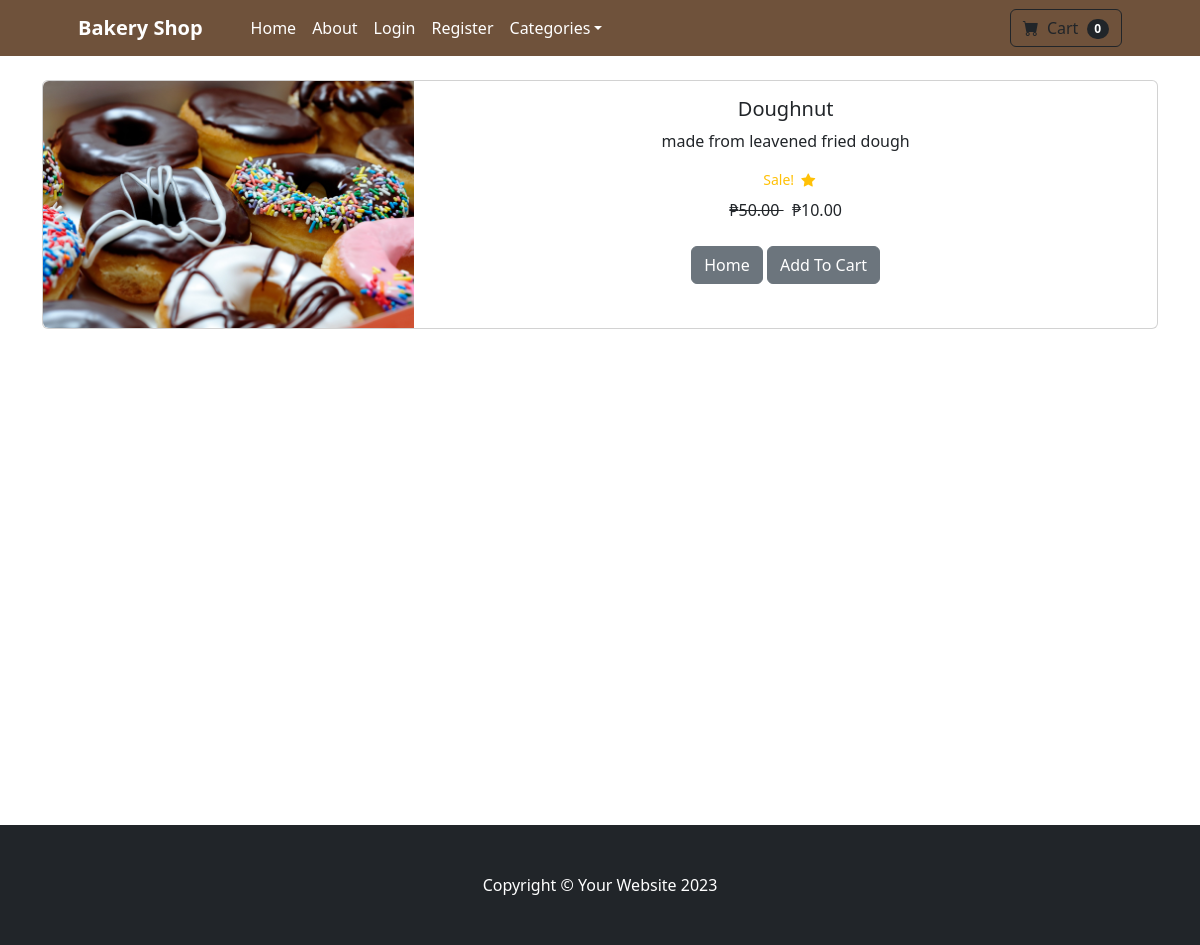
The app's page /product/4 with its own data.
### shop/models.py (models this page shows, shortened)
class BaseModel(models.Model):
    created_at = models.DateTimeField(auto_now_add=True, db_index=True)
    updated_at = models.DateTimeField(auto_now=True)
    class Meta:
        abstract = True

class Product(BaseModel):
    name = models.CharField(max_length=100)
    price = models.DecimalField(default=0, decimal_places=2, max_digits=6)
    category = models.ForeignKey(Category, on_delete=models.CASCADE, default=1)
    description = models.CharField(max_length=250, default='', blank=True, null=True)
    image = models.ImageField(upload_to='uploads/products/')
    is_sale = models.BooleanField(default=False)
    sale_price = models.DecimalField(default=0, decimal_places=2, max_digits=6)

### shop/views.py (the view)
# urls.py: path('product/<int:pk>', views.product, name='product'),
def product(request, pk):
    product = Product.objects.get(id=pk)
    return render(request, 'product.html', {'product': product})

### cart/cart.py (called while the page is built)
    def __len__(self):
        return len(self.cart)

### cart/context_processors.py (called while the page is built)
def cart(request):
    return {'cart' : Cart(request)}

### shop/templates/product.html (shortened to what this page needs)
{% extends 'base.html' %}
{% block content %}
<div class="container">
<br/>
    <div class="card mb-3">
        <div class="row g-0">
          <div class="col-md-4">
            <img src="{{ product.image.url }}" class="img-fluid rounded-start" alt="...">
          </div>
          <div class="col-md-8">
            <div class="card-body">
              <center>
              <h5 class="card-title">{{ product.name }}</h5>
              <p class="card-text">{{ product.description }}</p>
              {% if product.is_sale %}
              <div class="d-flex justify-content-center small text-warning mb-2">
                  &nbsp;&nbsp;Sale!&nbsp;&nbsp;
                  <div class="bi-star-fill"></div>
                </div>
                <strike> ₱{{ product.price }} </strike>
                &nbsp;
                ₱{{ product.sale_price }}
            {%  else %}
              ₱{{ product.price }}
            {% endif %}
            <br/><br/>
              <a href="{% url 'home' %}" class="btn btn-secondary">Home</a>
              <button type="button" value="{{ product.id }}" class="btn btn-secondary" id="add-cart">Add To Cart</button>
            </center>
            </div>
          </div>
        </div>
      </div>
    </div>
<br/><br/><br/><br/><br/><br/><br/><br/><br/><br/><br/><br/><br/><br/><br/><br/><br/><br/><br/><br/>
{% endblock %}

### records on screen
Product: image (picture), name "Doughnut", description "made from leavened fried dough", price "50.00", sale_price "10.00"

### other values on screen
{{ cart|length }} "0"
